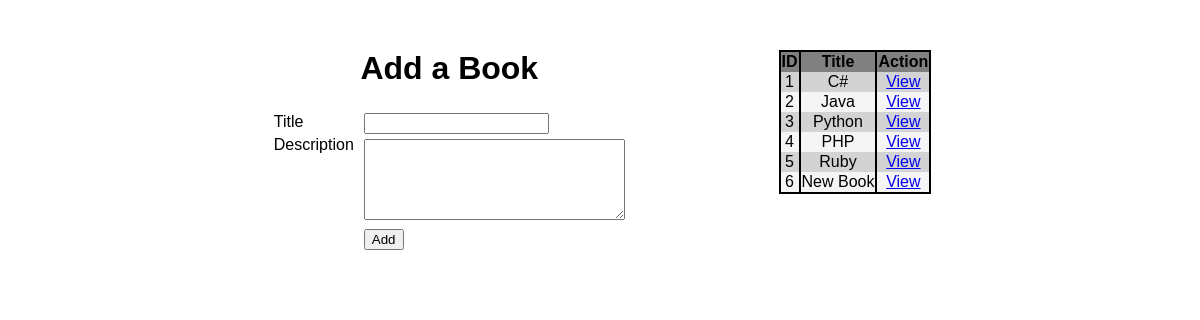
Before: / with the older database file.
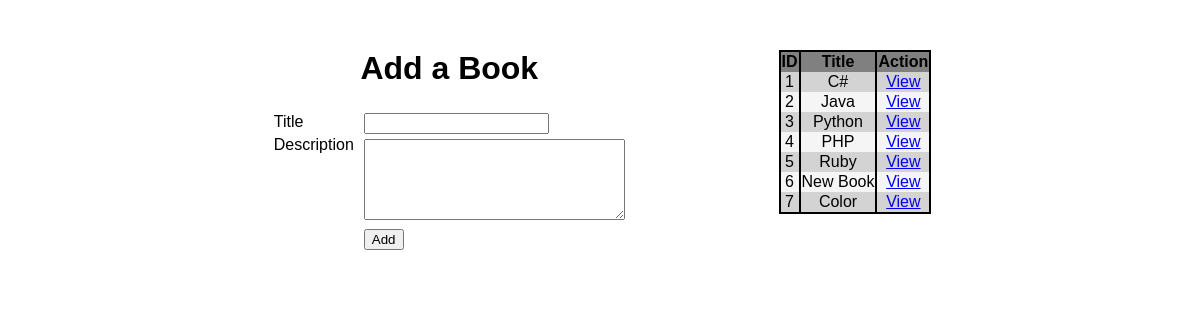
After: the same page with the newer database file.
### bookAuthorApp/models.py (models this page shows)
class books(models.Model):
    title = models.CharField(max_length=255)
    desc = models.TextField()
    createdAt = models.DateTimeField(auto_now_add=True)
    updatedAt = models.DateTimeField(auto_now=True)

### bookAuthorApp/views.py (the view)
# urls.py: path('', views.index),
def index(request):
    context = {
        "books" : books.objects.all()
    }
    return render(request, "index.html", context)

### bookAuthorApp/templates/index.html (shortened to what this page needs)
<!DOCTYPE html>
<html lang="en">
<head>
    {% load static %}
    <link rel="stylesheet" href="{% static 'style.css' %}">
</head>
<body>
    <div id="header">
        <div id="addBook">
            <h1>Add a Book</h1>
            <div class="content">
                <div class="column">
                    <p>Title</p>
                    <p>Description</p>
                </div>
                <div class="column">
                    <form action="/bookAdd" method="post">
                        <p><input type="text" name="title"></p>
                        <p><textarea name="desc" cols="30" rows="5"></textarea></p>
                        <p><button type="submit">Add</button></p>
                    </form>
                </div>
            </div>
        </div>
        <div>
            <table>
                <tr>
                    <th>ID</th>
                    <th>Title</th>
                    <th>Action</th>
                </tr>
                {% for book in books %}
                <tr>
                    <td>{{book.id}}</td>
                    <td>{{book.title}}</td>
                    <td><a href="/books/{{book.id}}">View</a></td>
                </tr>
                {% endfor %}
            </table>
        </div>
    </div>
</body>
</html>

### bookAuthorApp/static/style.css (style rules this page uses)
body { font-family: sans-serif; width: 960px; margin: 0px auto; text-align: center; padding-top: 50px; }
p { margin: 5px; }
h1 { margin-top: 0px; }
#header { display: flex; justify-content: space-evenly; }
.content { display: flex; text-align: left; }
.column { text-align: left; }
table { border: 2px solid black; border-collapse: collapse; }
table tr:nth-child(even) { background-color: lightgray; }
table tr:nth-child(odd) { background-color: whitesmoke; }
td { border-left: 2px solid black; }
tr th { border-left: 2px solid black; background-color: grey; }

Changed rows visible on the page:
added books: id "7", title "Color"
